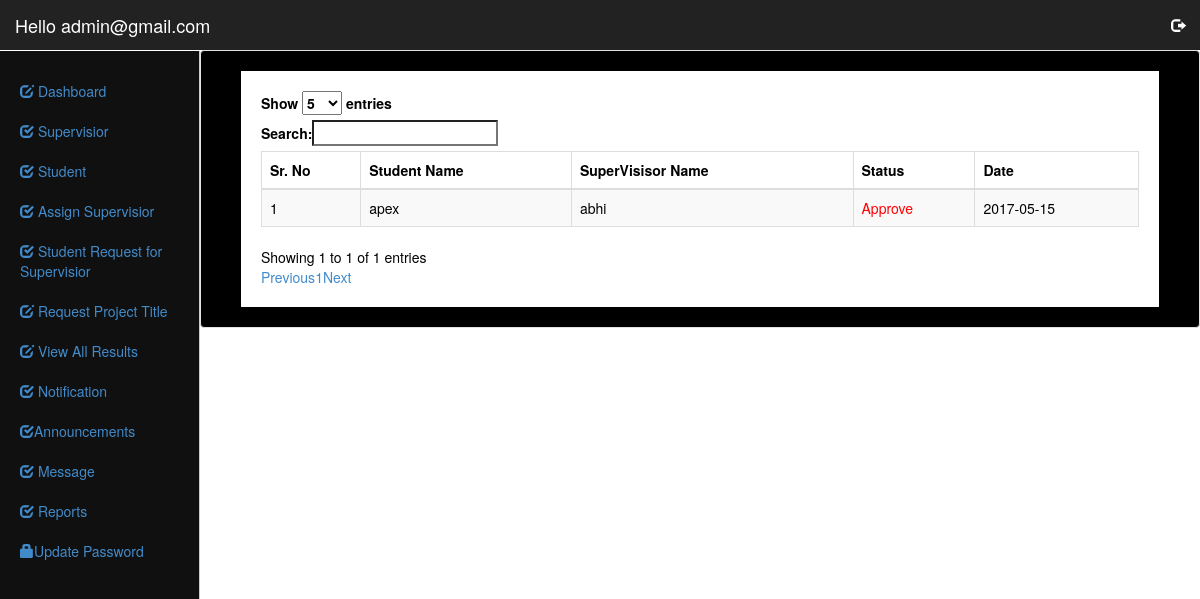
The app's page /New/admin/index.php?option=student_supervisior_request (signed in) with its own data.
### tables this page shows
CREATE TABLE IF NOT EXISTS `supervisior_request` (
  `Tid` int(11) NOT NULL AUTO_INCREMENT,
  `stu_id` int(11) NOT NULL,
  `super_id` int(11) NOT NULL,
  `status` varchar(50) NOT NULL,
  `date` date NOT NULL,
  PRIMARY KEY (`Tid`)
);

CREATE TABLE IF NOT EXISTS `student` (
  `id` int(11) NOT NULL AUTO_INCREMENT,
  `name` char(50) NOT NULL,
  `email` varchar(50) NOT NULL,
  `pass` varchar(50) NOT NULL,
  `mob` varchar(15) NOT NULL,
  `gender` varchar(10) NOT NULL,
  `program` varchar(50) NOT NULL,
  `course` varchar(50) NOT NULL,
  PRIMARY KEY (`id`),
  UNIQUE KEY `email` (`email`)
);

CREATE TABLE IF NOT EXISTS `supervisor` (
  `id` int(11) NOT NULL AUTO_INCREMENT,
  `name` char(50) NOT NULL,
  `email` varchar(50) NOT NULL,
  `pass` varchar(50) NOT NULL,
  `mob` varchar(20) NOT NULL,
  `gender` varchar(10) NOT NULL,
  `program` varchar(50) NOT NULL,
  `course` varchar(50) NOT NULL,
  `status` varchar(20) NOT NULL,
  PRIMARY KEY (`id`),
  UNIQUE KEY `email` (`email`)
);

### New/admin/student_supervisior_request.php (the view)
<div id="page-wrapper" style="background:#fff;padding:20px;color:#000">
			<div class="row">
                <div class="col-lg-12">
                    <table class="table table-striped table-responsive table-bordered" id='example'>
						<thead>
								<th>Sr. No</th>
		<th>Student Name</th>
		<th>SuperVisisor Name</th>
		<th>Status</th>
		<th>Date</th>
						</thead>
                        <tbody>
                <?php
	$i=1;
	$que=mysqli_query($con,"select * from  supervisior_request ");
		while($row= mysqli_fetch_array($que))
	{?>
	<tr>
		<Td><?php echo $i;$i++;?></Td>
		<Td>
		<?php
		$stu=mysqli_query($con,"select name from
		 student where id='".$row['stu_id']."'");
		$stu1=mysqli_fetch_assoc($stu);
		echo $stu1['name'];
		?>
		</Td>
		<Td>
		<?php
		$sup=mysqli_query($con,"select name from
		 supervisor where id='".$row['super_id']."'");
		$sup1=mysqli_fetch_assoc($sup);
		echo $sup1['name'];
		?>
		</Td>
<Td>
<?php
if($row['status']==1)
{
echo "<a href='update_supervisior_status.php?stu_id=".$row['stu_id']."&super_id=".$row['super_id']."'><span  style='color:red'>Approve</span></a>";
}
?>
</Td>
		<Td><?php echo $row['date'];?></Td>
	</tr>
	<?php } ?>
                        </tbody>
                    </table>
                </div>
            </div>
        </div>
    </div>

### New/css/dashboard.css (style rules this page uses)
body { padding-top: 50px; }

### records on screen
supervisior_request: student.name "apex", supervisor.name "abhi", date "2017-05-15"

### other values on screen
$admin "admin@gmail.com"
